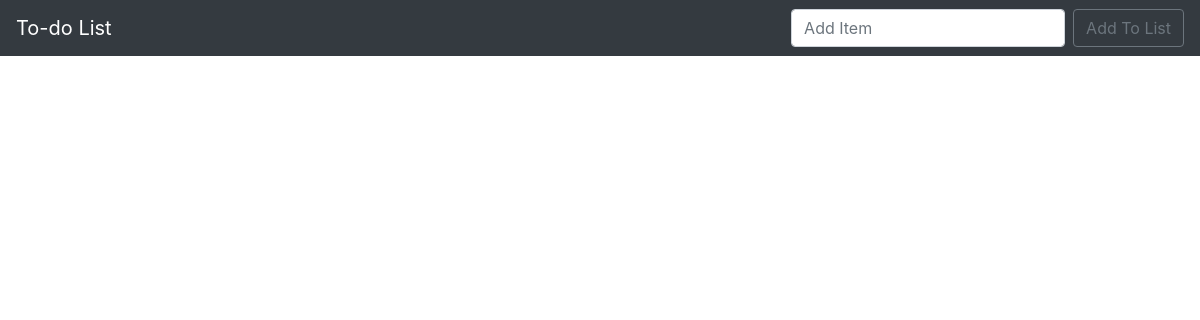
Before: / with the older database file.
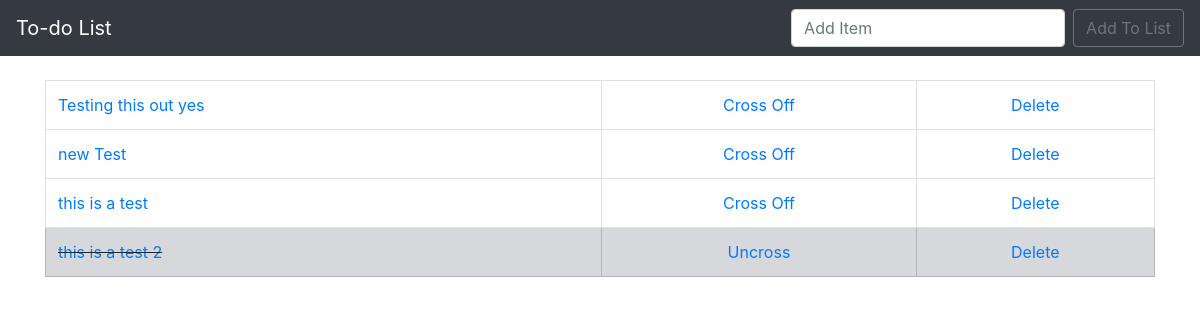
After: the same page with the newer database file.
### todo/models.py (models this page shows, shortened)
class List(models.Model):
    item = models.CharField(max_length=200)
    completed = models.BooleanField(default=False)

### todo/views.py (the view)
# urls.py: path('', views.home, name='home'),
def home(request):
    if request.method == 'POST':
        form = ListForm(request.POST or None)
        if form.is_valid():
            form.save()
            all_items = List.objects.all
            messages.success(request, ('Item Has Been Added To List!'))
            return render(request, 'todo/home.html', {'all_items': all_items})
    else:
        all_items = List.objects.all
        return render(request, 'todo/home.html', {'all_items': all_items})

### todo/templates/todo/home.html (shortened to what this page needs)
{% extends 'todo/base.html' %}
{% block content %}
{% if all_items %}
<table class="table table-bordered">
    {% for things in all_items %}
        {% if things.completed %}
            <tr class="table-secondary">
                <td class="striker"><a href="{% url 'edit' things.id %}">{{ things.item }}</a></td>
                <td>
                    <center><a href="{% url 'uncross' things.id %}">Uncross</a></center>
                </td>
                <td>
                    <center><a href="{% url 'delete' things.id %}">Delete</a></center>
                </td>
            </tr>
        {% else %}
            <tr>
                <td><a href="{% url 'edit' things.id %}">{{ things.item }}</a></td>
                <td>
                    <center><a href="{% url 'cross_off' things.id %}">Cross Off</a></center>
                </td>
                <td>
                    <center><a href="{% url 'delete' things.id %}">Delete</a></center>
                </td>
            </tr>
        {% endif %}
    {% endfor %}
</table>
{% endif %}
{% endblock %}

### todo/templates/todo/base.html (shortened to what this page needs)
{% load static %}
<!doctype html>
<html lang="en">
<head>
    <link rel="stylesheet" href="https://stackpath.bootstrapcdn.com/bootstrap/4.5.2/css/bootstrap.min.css"
>
    <link rel="stylesheet" href="{% static 'css/my_css.css' %}">
</head>
<body>
    <nav class="navbar navbar-expand-lg navbar-dark bg-dark
">
        <a class="navbar-brand" href="{% url 'home' %}">To-do List</a>
        <div class="collapse navbar-collapse" id="navbarSupportedContent">
            <form class="form-inline my-2 my-lg-0" method="POST">
                <input class="form-control mr-sm-2" type="search" placeholder="Add Item" aria-label="Search"
                    name="item">
                <button class="btn btn-outline-secondary my-2 my-sm-0" type="submit">Add To List</button>
            </form>
        </div>
    </nav>
    <br />
    <div class="container">
        {% block content %}
        {% endblock %}
    </div>
</body>
</html>

### todo/static/css/my_css.css (style rules this page uses)
.striker { text-decoration: line-through; }

Changed rows visible on the page:
added List: item "Testing this out yes"
added List: item "new Test"
added List: item "this is a test"
added List: item "this is a test 2"
